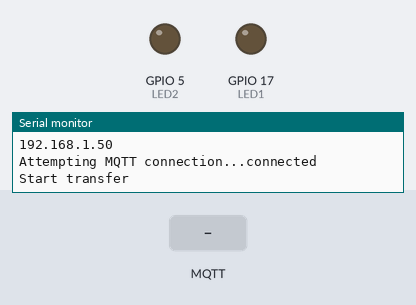
The program below on a simulated ESP32. Parts: output pins drawn as LEDs (lit = HIGH), the last lines printed to the serial monitor. The inputs (shaded band) are chosen by the test bench. WiFi joins after 1.5 s; servers stay silent unless stated; random numbers use the default seed unless the program sets one; no MQTT or app messages arrive unless stated.

Above: at 2.7 s.
2.8 s: MQTT message "ON" arrives on the first subscribed topic
At 3.6 s:
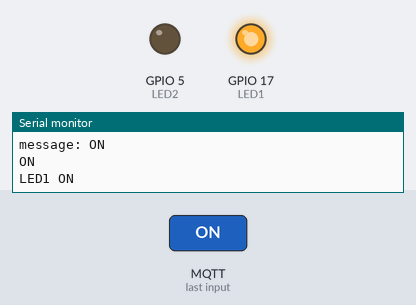
4.3 s: MQTT message "ON" arrives on the second subscribed topic
At 4.7 s:
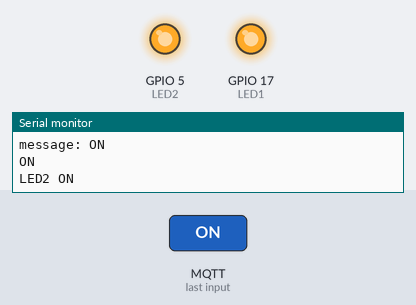
5.8 s: MQTT message "OFF" arrives on the first subscribed topic
At 7.2 s:
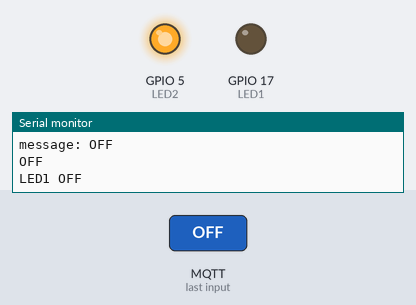
Timing chart, 0 to 8.8 s (numbered marks = the images above; inputs shaded):
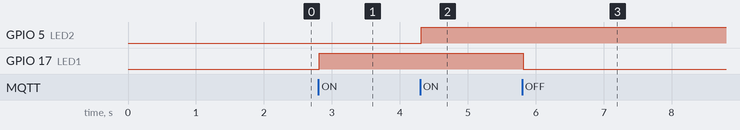

Measured:
- after the input at 2.8 s, GPIO 17 (LED1): LOW → HIGH at once
- after the input at 4.3 s, GPIO 5 (LED2): LOW → HIGH at once
- after the input at 5.8 s, GPIO 17 (LED1): HIGH → LOW at once

The program:

main.cpp
```cpp
#include <WiFi.h>
#include <PubSubClient.h>

// Định nghĩa các chân cho các đèn LED
#define LED1 17
#define LED2 5

// Khởi tạo trạng thái ban đầu của đèn LED
String ledStatus1 = "ON";
String ledStatus2 = "ON";

// Cài đặt tên và mật khẩu của mạng WiFi
const char* ssid = "Tang 2";
const char* password = "tanghai201206";

// Cài đặt thông tin của MQTT broker
#define MQTT_SERVER "b1825bc0a3c4482eb745141382c19010.s1.eu.hivemq.cloud"
#define MQTT_PORT 8883
#define MQTT_USER "hoducnam"
#define MQTT_PASSWORD "22082002"

// Định nghĩa các chủ đề MQTT cho từng đèn LED
#define MQTT_LED1_TOPIC "MQTT_ESP32/LED1"
#define MQTT_LED2_TOPIC "MQTT_ESP32/LED2"

// Biến để lưu thời gian trước đó và khoảng thời gian giữa các lần gửi tin nhắn
unsigned long previousMillis = 0;
const long interval = 5000;

WiFiClient wifiClient;
PubSubClient client(wifiClient);

// Hàm cài đặt kết nối WiFi
void setup_wifi() {
  Serial.print("Connecting to ");
  Serial.println(ssid);
  WiFi.begin(ssid, password);
  // Chờ kết nối WiFi
  while (WiFi.status() != WL_CONNECTED) {
    delay(500);
    Serial.print(".");
  }
  Serial.println("");
  Serial.println("WiFi connected");
  Serial.println("IP address: ");
  Serial.println(WiFi.localIP());
}

// Hàm kết nối đến MQTT broker
void connect_to_broker() {
  // Lặp lại cho đến khi kết nối thành công
  while (!client.connected()) {
    Serial.print("Attempting MQTT connection...");
    String clientId = "ESP32";
    clientId += String(random(0xffff), HEX);
    // Kết nối đến broker với ID ngẫu nhiên
    if (client.connect(clientId.c_str())) {
      Serial.println("connected");
      // Đăng ký các chủ đề để nhận tin nhắn
      client.subscribe(MQTT_LED1_TOPIC);
      client.subscribe(MQTT_LED2_TOPIC);
    } else {
      // Hiển thị thông báo lỗi nếu kết nối không thành công
      Serial.print("failed, rc=");
      Serial.print(client.state());
      Serial.println(" try again in 2 seconds");
      delay(2000);
    }
  }
}

// Hàm callback được gọi khi nhận được tin nhắn từ MQTT broker
void callback(char* topic, byte *payload, unsigned int length) {
  char status[20];
  Serial.println("-------new message from broker-----");
  Serial.print("topic: ");
  Serial.println(topic);
  Serial.print("message: ");
  Serial.write(payload, length);
  Serial.println();
  // Sao chép nội dung của tin nhắn vào một chuỗi ký tự
  for(int i = 0; i<length; i++)
  {
    status[i] = payload[i];
  }
  Serial.println(status);
  // Xử lý tin nhắn theo từng chủ đề
  // Chủ đề 1
  if(String(topic) == MQTT_LED1_TOPIC)
  {
    if(String(status) == "OFF")
    {
      ledStatus1 = "OFF";
      digitalWrite(LED1, LOW);
      Serial.println("LED1 OFF");
    }
    else if(String(status) == "ON")
    {
      ledStatus1 = "ON";
      digitalWrite(LED1, HIGH);
      Serial.println("LED1 ON");
    }
  }
  // Chủ đề 2
  if(String(topic) == MQTT_LED2_TOPIC)
  {
    if(String(status) == "OFF")
    {
      ledStatus2 = "OFF";
      digitalWrite(LED2, LOW);
      Serial.println("LED2 OFF");
    }
    else if(String(status) == "ON")
    {
      ledStatus2 = "ON";
      digitalWrite(LED2, HIGH);
      Serial.println("LED2 ON");
    }
  }
}

// Hàm cài đặt ban đầu
void setup() {
  Serial.begin(9600);
  Serial.setTimeout(500);

  setup_wifi();     // Cài đặt kết nối WiFi
  client.setServer(MQTT_SERVER, MQTT_PORT );     // Cài đặt thông tin của MQTT broker
  client.setCallback(callback);     // Thiết lập hàm callback để xử lý tin nhắn từ broker

  connect_to_broker();      // Kết nối đến MQTT broker
  Serial.println("Start transfer");

  // Cài đặt chân IO cho các đèn LED
  pinMode(LED1, OUTPUT);
  pinMode(LED2, OUTPUT);
}

// Hàm lặp chính
void loop() {
  // Duy trì kết nối với MQTT broker
  client.loop();
  if (!client.connected()) {
    connect_to_broker();
  }

  // Kiểm tra thời gian và gửi tin nhắn để điều khiển đèn LED
  unsigned long currentMillis = millis();
  if (currentMillis - previousMillis >= interval) {
    previousMillis = currentMillis;
    // Chuyển đổi trạng thái của LED1
    if (ledStatus1 == "ON") {
      client.publish(MQTT_LED1_TOPIC, "OFF");
      ledStatus1 = "OFF";
    } else {
      client.publish(MQTT_LED1_TOPIC, "ON");
      ledStatus1 = "ON";
    }
    // Chuyển đổi trạng thái của LED2
    if (ledStatus2 == "ON") {
      client.publish(MQTT_LED2_TOPIC, "OFF");
      ledStatus2 = "OFF";
    } else {
      client.publish(MQTT_LED2_TOPIC, "ON");
      ledStatus2 = "ON";
    }
  }
}
```
